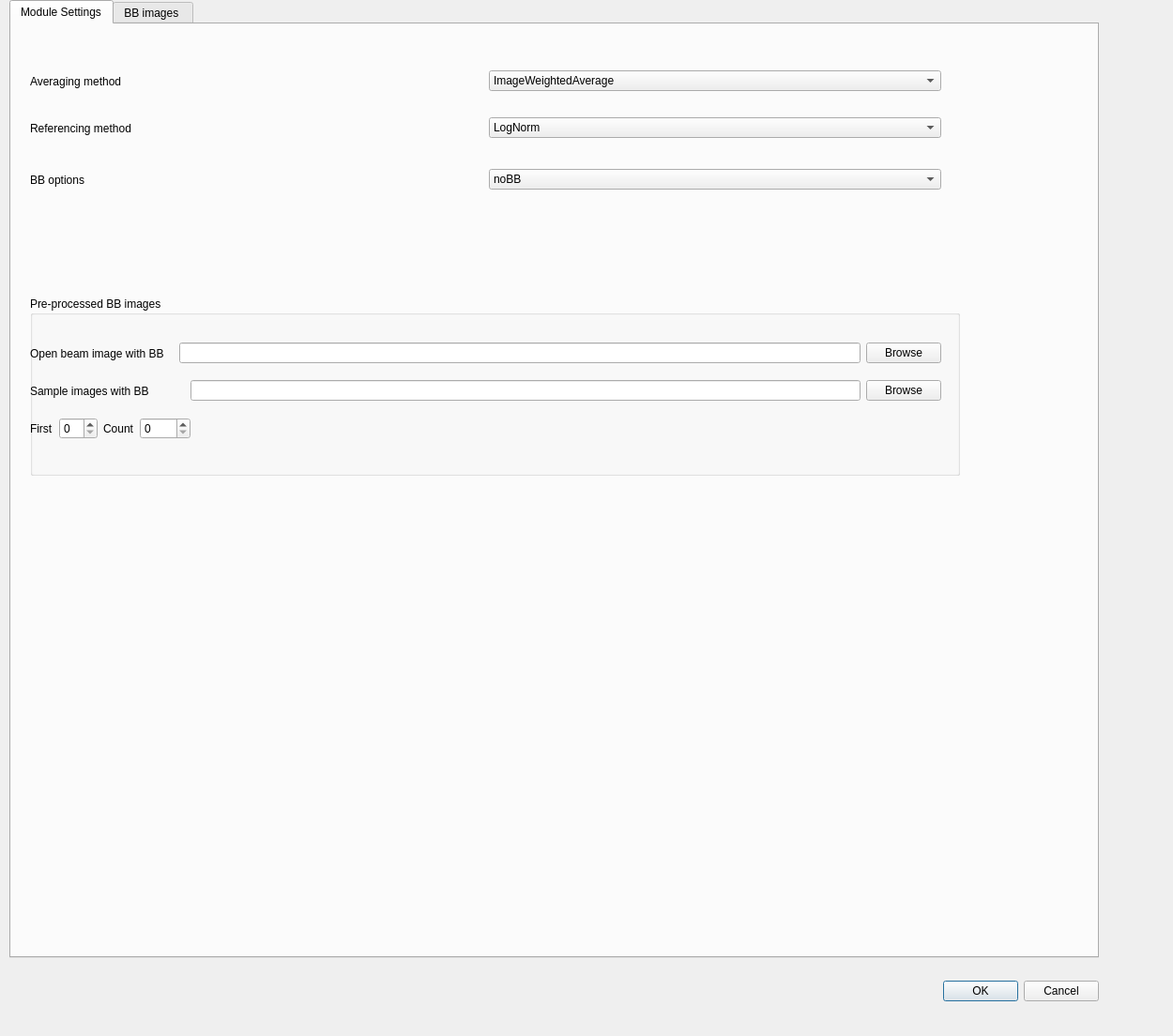
<?xml version="1.0" encoding="UTF-8"?>
<ui version="4.0">
 <class>RobustLogNormDlg</class>
 <widget class="QDialog" name="RobustLogNormDlg">
  <property name="geometry">
   <rect>
    <x>0</x>
    <y>0</y>
    <width>1250</width>
    <height>1104</height>
   </rect>
  </property>
  <property name="sizePolicy">
   <sizepolicy hsizetype="Preferred" vsizetype="Fixed">
    <horstretch>0</horstretch>
    <verstretch>0</verstretch>
   </sizepolicy>
  </property>
  <property name="windowTitle">
   <string>Configure robust log norm</string>
  </property>
  <widget class="QDialogButtonBox" name="buttonBox">
   <property name="geometry">
    <rect>
     <x>830</x>
     <y>1040</y>
     <width>341</width>
     <height>32</height>
    </rect>
   </property>
   <property name="orientation">
    <enum>Qt::Horizontal</enum>
   </property>
   <property name="standardButtons">
    <set>QDialogButtonBox::Cancel|QDialogButtonBox::Ok</set>
   </property>
  </widget>
  <widget class="QTabWidget" name="tabWidget">
   <property name="geometry">
    <rect>
     <x>10</x>
     <y>0</y>
     <width>1161</width>
     <height>1021</height>
    </rect>
   </property>
   <property name="currentIndex">
    <number>0</number>
   </property>
   <widget class="QWidget" name="tab">
    <attribute name="title">
     <string>Module Settings</string>
    </attribute>
    <widget class="QWidget" name="horizontalLayoutWidget_5">
     <property name="geometry">
      <rect>
       <x>20</x>
       <y>40</y>
       <width>971</width>
       <height>41</height>
      </rect>
     </property>
     <layout class="QHBoxLayout" name="horizontalLayout_5">
      <item>
       <widget class="QLabel" name="label_17">
        <property name="text">
         <string>Averaging method</string>
        </property>
       </widget>
      </item>
      <item>
       <widget class="QComboBox" name="combo_averagingMethod">
        <property name="currentText">
         <string>ImageWeightedAverage</string>
        </property>
        <property name="currentIndex">
         <number>0</number>
        </property>
        <item>
         <property name="text">
          <string>ImageWeightedAverage</string>
         </property>
        </item>
        <item>
         <property name="text">
          <string>ImageAverage</string>
         </property>
        </item>
        <item>
         <property name="text">
          <string>ImageMedian</string>
         </property>
        </item>
        <item>
         <property name="text">
          <string>ImageMax</string>
         </property>
        </item>
        <item>
         <property name="text">
          <string>ImageMin</string>
         </property>
        </item>
        <item>
         <property name="text">
          <string>ImageSum</string>
         </property>
        </item>
       </widget>
      </item>
     </layout>
    </widget>
    <widget class="QWidget" name="horizontalLayoutWidget_6">
     <property name="geometry">
      <rect>
       <x>20</x>
       <y>90</y>
       <width>971</width>
       <height>41</height>
      </rect>
     </property>
     <layout class="QHBoxLayout" name="horizontalLayout_6">
      <item>
       <widget class="QLabel" name="label_19">
        <property name="text">
         <string>Referencing method </string>
        </property>
       </widget>
      </item>
      <item>
       <widget class="QComboBox" name="combo_referencingmethod">
        <property name="editable">
         <bool>false</bool>
        </property>
        <property name="currentText">
         <string>LogNorm</string>
        </property>
        <item>
         <property name="text">
          <string>LogNorm</string>
         </property>
        </item>
        <item>
         <property name="text">
          <string>Norm</string>
         </property>
        </item>
       </widget>
      </item>
     </layout>
    </widget>
    <widget class="QWidget" name="horizontalLayoutWidget_7">
     <property name="geometry">
      <rect>
       <x>20</x>
       <y>140</y>
       <width>971</width>
       <height>51</height>
      </rect>
     </property>
     <layout class="QHBoxLayout" name="horizontalLayout_7">
      <item>
       <widget class="QLabel" name="label_20">
        <property name="text">
         <string>BB options</string>
        </property>
       </widget>
      </item>
      <item>
       <widget class="QComboBox" name="combo_BBoptions">
        <property name="editable">
         <bool>false</bool>
        </property>
        <property name="currentText">
         <string>noBB</string>
        </property>
        <item>
         <property name="text">
          <string>noBB</string>
         </property>
        </item>
        <item>
         <property name="text">
          <string>Interpolate</string>
         </property>
        </item>
        <item>
         <property name="text">
          <string>Average</string>
         </property>
        </item>
        <item>
         <property name="text">
          <string>OneToOne</string>
         </property>
        </item>
        <item>
         <property name="text">
          <string>ExternalBB</string>
         </property>
        </item>
       </widget>
      </item>
     </layout>
    </widget>
    <widget class="QGroupBox" name="group_externalBB">
     <property name="geometry">
      <rect>
       <x>20</x>
       <y>290</y>
       <width>991</width>
       <height>191</height>
      </rect>
     </property>
     <property name="title">
      <string>Pre-processed BB images </string>
     </property>
     <widget class="QWidget" name="horizontalLayoutWidget_4">
      <property name="geometry">
       <rect>
        <x>0</x>
        <y>80</y>
        <width>971</width>
        <height>41</height>
       </rect>
      </property>
      <layout class="QHBoxLayout" name="horizontalLayout_12">
       <item>
        <widget class="QLabel" name="label_25">
         <property name="text">
          <string>Sample images with BB</string>
         </property>
        </widget>
       </item>
       <item>
        <spacer name="horizontalSpacer_11">
         <property name="orientation">
          <enum>Qt::Horizontal</enum>
         </property>
         <property name="sizeType">
          <enum>QSizePolicy::Minimum</enum>
         </property>
         <property name="sizeHint" stdset="0">
          <size>
           <width>38</width>
           <height>20</height>
          </size>
         </property>
        </spacer>
       </item>
       <item>
        <widget class="QLineEdit" name="edit_BB_external"/>
       </item>
       <item>
        <widget class="QPushButton" name="button_BBexternal_path">
         <property name="text">
          <string>Browse</string>
         </property>
        </widget>
       </item>
      </layout>
     </widget>
     <widget class="QWidget" name="horizontalLayoutWidget_9">
      <property name="geometry">
       <rect>
        <x>0</x>
        <y>120</y>
        <width>971</width>
        <height>41</height>
       </rect>
      </property>
      <layout class="QHBoxLayout" name="horizontalLayout_13">
       <item>
        <widget class="QLabel" name="label_26">
         <property name="text">
          <string>First</string>
         </property>
        </widget>
       </item>
       <item>
        <widget class="QSpinBox" name="spin_first_extBB"/>
       </item>
       <item>
        <widget class="QLabel" name="label_27">
         <property name="text">
          <string>Count</string>
         </property>
        </widget>
       </item>
       <item>
        <widget class="QSpinBox" name="spin_count_ext_BB">
         <property name="maximum">
          <number>9999</number>
         </property>
        </widget>
       </item>
       <item>
        <spacer name="horizontalSpacer_10">
         <property name="orientation">
          <enum>Qt::Horizontal</enum>
         </property>
         <property name="sizeHint" stdset="0">
          <size>
           <width>40</width>
           <height>20</height>
          </size>
         </property>
        </spacer>
       </item>
      </layout>
     </widget>
     <widget class="QWidget" name="horizontalLayoutWidget_11">
      <property name="geometry">
       <rect>
        <x>0</x>
        <y>40</y>
        <width>971</width>
        <height>41</height>
       </rect>
      </property>
      <layout class="QHBoxLayout" name="horizontalLayout_14">
       <item>
        <widget class="QLabel" name="label_28">
         <property name="text">
          <string>Open beam image with BB</string>
         </property>
        </widget>
       </item>
       <item>
        <spacer name="horizontalSpacer_9">
         <property name="orientation">
          <enum>Qt::Horizontal</enum>
         </property>
         <property name="sizeType">
          <enum>QSizePolicy::Fixed</enum>
         </property>
         <property name="sizeHint" stdset="0">
          <size>
           <width>10</width>
           <height>20</height>
          </size>
         </property>
        </spacer>
       </item>
       <item>
        <widget class="QLineEdit" name="edit_OBBB_ext"/>
       </item>
       <item>
        <widget class="QPushButton" name="button_OB_BB_ext">
         <property name="text">
          <string>Browse</string>
         </property>
        </widget>
       </item>
      </layout>
     </widget>
    </widget>
   </widget>
   <widget class="QWidget" name="tab_2">
    <attribute name="title">
     <string>BB images </string>
    </attribute>
    <widget class="QGroupBox" name="groupBox">
     <property name="geometry">
      <rect>
       <x>40</x>
       <y>20</y>
       <width>1121</width>
       <height>191</height>
      </rect>
     </property>
     <property name="title">
      <string>Open beam images with BB</string>
     </property>
     <widget class="QLabel" name="label_OBBB">
      <property name="geometry">
       <rect>
        <x>20</x>
        <y>30</y>
        <width>80</width>
        <height>21</height>
       </rect>
      </property>
      <property name="text">
       <string>filename</string>
      </property>
     </widget>
     <widget class="QLineEdit" name="edit_OB_BB_mask">
      <property name="geometry">
       <rect>
        <x>110</x>
        <y>30</y>
        <width>821</width>
        <height>31</height>
       </rect>
      </property>
     </widget>
     <widget class="QPushButton" name="button_OBBBpath">
      <property name="geometry">
       <rect>
        <x>960</x>
        <y>30</y>
        <width>115</width>
        <height>31</height>
       </rect>
      </property>
      <property name="acceptDrops">
       <bool>false</bool>
      </property>
      <property name="toolTip">
       <string>Browse in the open beam with black body images </string>
      </property>
      <property name="text">
       <string>Browse</string>
      </property>
     </widget>
     <widget class="QWidget" name="horizontalLayoutWidget">
      <property name="geometry">
       <rect>
        <x>110</x>
        <y>70</y>
        <width>531</width>
        <height>51</height>
       </rect>
      </property>
      <layout class="QHBoxLayout" name="horizontalLayout">
       <item>
        <widget class="QLabel" name="label">
         <property name="minimumSize">
          <size>
           <width>0</width>
           <height>0</height>
          </size>
         </property>
         <property name="maximumSize">
          <size>
           <width>50</width>
           <height>100</height>
          </size>
         </property>
         <property name="text">
          <string>First</string>
         </property>
        </widget>
       </item>
       <item>
        <widget class="QSpinBox" name="spinFirstOBBB">
         <property name="minimumSize">
          <size>
           <width>0</width>
           <height>0</height>
          </size>
         </property>
         <property name="maximum">
          <number>9999</number>
         </property>
        </widget>
       </item>
       <item>
        <spacer name="horizontalSpacer">
         <property name="orientation">
          <enum>Qt::Horizontal</enum>
         </property>
         <property name="sizeType">
          <enum>QSizePolicy::Expanding</enum>
         </property>
         <property name="sizeHint" stdset="0">
          <size>
           <width>10</width>
           <height>20</height>
          </size>
         </property>
        </spacer>
       </item>
       <item>
        <widget class="QLabel" name="label_2">
         <property name="text">
          <string>Count</string>
         </property>
        </widget>
       </item>
       <item>
        <widget class="QSpinBox" name="spinCountsOBBB">
         <property name="maximum">
          <number>9999</number>
         </property>
        </widget>
       </item>
       <item>
        <spacer name="horizontalSpacer_2">
         <property name="orientation">
          <enum>Qt::Horizontal</enum>
         </property>
         <property name="sizeHint" stdset="0">
          <size>
           <width>40</width>
           <height>20</height>
          </size>
         </property>
        </spacer>
       </item>
       <item>
        <widget class="QPushButton" name="buttonPreviewOBBB">
         <property name="text">
          <string>Preview</string>
         </property>
        </widget>
       </item>
      </layout>
     </widget>
     <widget class="QWidget" name="horizontalLayoutWidget_2">
      <property name="geometry">
       <rect>
        <x>110</x>
        <y>130</y>
        <width>433</width>
        <height>41</height>
       </rect>
      </property>
      <layout class="QHBoxLayout" name="horizontalLayout_2">
       <item>
        <widget class="QLabel" name="label_4">
         <property name="text">
          <string>x0</string>
         </property>
        </widget>
       </item>
       <item>
        <widget class="QSpinBox" name="spinx0BBroi">
         <property name="maximum">
          <number>99999</number>
         </property>
        </widget>
       </item>
       <item>
        <widget class="QLabel" name="label_5">
         <property name="text">
          <string>y0</string>
         </property>
        </widget>
       </item>
       <item>
        <widget class="QSpinBox" name="spiny0BBroi">
         <property name="maximum">
          <number>9999</number>
         </property>
        </widget>
       </item>
       <item>
        <widget class="QLabel" name="label_6">
         <property name="text">
          <string>x1</string>
         </property>
        </widget>
       </item>
       <item>
        <widget class="QSpinBox" name="spinx1BBroi">
         <property name="maximum">
          <number>9999</number>
         </property>
        </widget>
       </item>
       <item>
        <widget class="QLabel" name="label_7">
         <property name="text">
          <string>y1</string>
         </property>
        </widget>
       </item>
       <item>
        <widget class="QSpinBox" name="spiny1BBroi">
         <property name="maximum">
          <number>9999</number>
         </property>
        </widget>
       </item>
      </layout>
     </widget>
     <widget class="QLabel" name="label_3">
      <property name="geometry">
       <rect>
        <x>20</x>
        <y>150</y>
        <width>80</width>
        <height>21</height>
       </rect>
      </property>
      <property name="text">
       <string>BB roi</string>
      </property>
     </widget>
     <widget class="QPushButton" name="button_BBroi">
      <property name="geometry">
       <rect>
        <x>570</x>
        <y>140</y>
        <width>115</width>
        <height>31</height>
       </rect>
      </property>
      <property name="text">
       <string>GetBBroi</string>
      </property>
     </widget>
    </widget>
    <widget class="QGroupBox" name="groupBox_3">
     <property name="geometry">
      <rect>
       <x>50</x>
       <y>820</y>
       <width>1151</width>
       <height>151</height>
      </rect>
     </property>
     <property name="title">
      <string>Parameters</string>
     </property>
     <widget class="QWidget" name="verticalLayoutWidget">
      <property name="geometry">
       <rect>
        <x>0</x>
        <y>40</y>
        <width>1081</width>
        <height>81</height>
       </rect>
      </property>
      <layout class="QVBoxLayout" name="verticalLayout">
       <item>
        <layout class="QHBoxLayout" name="horizontalLayout_9">
         <item>
          <widget class="QLabel" name="label_16">
           <property name="text">
            <string>radius</string>
           </property>
          </widget>
         </item>
         <item>
          <widget class="QSpinBox" name="spinRadius"/>
         </item>
         <item>
          <widget class="QLabel" name="label_18">
           <property name="text">
            <string>min area</string>
           </property>
          </widget>
         </item>
         <item>
          <widget class="QSpinBox" name="spin_minarea">
           <property name="maximum">
            <number>999</number>
           </property>
          </widget>
         </item>
         <item>
          <spacer name="horizontalSpacer_8">
           <property name="orientation">
            <enum>Qt::Horizontal</enum>
           </property>
           <property name="sizeHint" stdset="0">
            <size>
             <width>40</width>
             <height>20</height>
            </size>
           </property>
          </spacer>
         </item>
         <item>
          <widget class="QPushButton" name="errorButton">
           <property name="text">
            <string>Compute error</string>
           </property>
          </widget>
         </item>
         <item>
          <widget class="QTextBrowser" name="errorBrowser">
           <property name="sizePolicy">
            <sizepolicy hsizetype="Minimum" vsizetype="Minimum">
             <horstretch>0</horstretch>
             <verstretch>0</verstretch>
            </sizepolicy>
           </property>
           <property name="minimumSize">
            <size>
             <width>139</width>
             <height>31</height>
            </size>
           </property>
          </widget>
         </item>
        </layout>
       </item>
       <item>
        <layout class="QHBoxLayout" name="horizontalLayout_11">
         <item>
          <widget class="QLabel" name="label_29">
           <property name="text">
            <string>Interpolation method: </string>
           </property>
          </widget>
         </item>
         <item>
          <widget class="QComboBox" name="combo_InterpolationMethod">
           <item>
            <property name="text">
             <string>Polynomial</string>
            </property>
           </item>
           <item>
            <property name="text">
             <string>ThinPlateSplines</string>
            </property>
           </item>
          </widget>
         </item>
         <item>
          <spacer name="horizontalSpacer_5">
           <property name="orientation">
            <enum>Qt::Horizontal</enum>
           </property>
           <property name="sizeHint" stdset="0">
            <size>
             <width>40</width>
             <height>20</height>
            </size>
           </property>
          </spacer>
         </item>
         <item>
          <widget class="QLabel" name="label_23">
           <property name="text">
            <string>Interpolation X:</string>
           </property>
          </widget>
         </item>
         <item>
          <widget class="QComboBox" name="combo_IntMeth_X">
           <item>
            <property name="text">
             <string>SecondOrder</string>
            </property>
           </item>
           <item>
            <property name="text">
             <string>FirstOrder</string>
            </property>
           </item>
           <item>
            <property name="text">
             <string>ZeroOrder</string>
            </property>
           </item>
          </widget>
         </item>
         <item>
          <widget class="QLabel" name="label_24">
           <property name="text">
            <string>Interpolation Y:</string>
           </property>
          </widget>
         </item>
         <item>
          <widget class="QComboBox" name="combo_IntMeth_Y">
           <item>
            <property name="text">
             <string>SecondOrder</string>
            </property>
           </item>
           <item>
            <property name="text">
             <string>FirstOrder</string>
            </property>
           </item>
           <item>
            <property name="text">
             <string>ZeroOrder</string>
            </property>
           </item>
          </widget>
         </item>
        </layout>
       </item>
      </layout>
     </widget>
    </widget>
    <widget class="QGroupBox" name="groupBox_2">
     <property name="geometry">
      <rect>
       <x>40</x>
       <y>220</y>
       <width>1591</width>
       <height>221</height>
      </rect>
     </property>
     <property name="title">
      <string>Sample images with BB</string>
     </property>
     <widget class="QLabel" name="label_8">
      <property name="geometry">
       <rect>
        <x>10</x>
        <y>30</y>
        <width>80</width>
        <height>21</height>
       </rect>
      </property>
      <property name="text">
       <string>filename</string>
      </property>
     </widget>
     <widget class="QLineEdit" name="edit_sample_BB_mask">
      <property name="geometry">
       <rect>
        <x>90</x>
        <y>30</y>
        <width>821</width>
        <height>31</height>
       </rect>
      </property>
     </widget>
     <widget class="QPushButton" name="button_sampleBBpath">
      <property name="geometry">
       <rect>
        <x>930</x>
        <y>30</y>
        <width>115</width>
        <height>31</height>
       </rect>
      </property>
      <property name="acceptDrops">
       <bool>false</bool>
      </property>
      <property name="toolTip">
       <string>Browse in the open beam with black body images </string>
      </property>
      <property name="text">
       <string>Browse</string>
      </property>
     </widget>
     <widget class="QWidget" name="horizontalLayoutWidget_3">
      <property name="geometry">
       <rect>
        <x>90</x>
        <y>60</y>
        <width>531</width>
        <height>51</height>
       </rect>
      </property>
      <layout class="QHBoxLayout" name="horizontalLayout_3">
       <item>
        <widget class="QLabel" name="label_9">
         <property name="minimumSize">
          <size>
           <width>0</width>
           <height>0</height>
          </size>
         </property>
         <property name="maximumSize">
          <size>
           <width>50</width>
           <height>100</height>
          </size>
         </property>
         <property name="text">
          <string>First</string>
         </property>
        </widget>
       </item>
       <item>
        <widget class="QSpinBox" name="spinFirstsampleBB">
         <property name="minimumSize">
          <size>
           <width>0</width>
           <height>0</height>
          </size>
         </property>
         <property name="maximum">
          <number>9999</number>
         </property>
        </widget>
       </item>
       <item>
        <spacer name="horizontalSpacer_3">
         <property name="orientation">
          <enum>Qt::Horizontal</enum>
         </property>
         <property name="sizeType">
          <enum>QSizePolicy::Expanding</enum>
         </property>
         <property name="sizeHint" stdset="0">
          <size>
           <width>10</width>
           <height>20</height>
          </size>
         </property>
        </spacer>
       </item>
       <item>
        <widget class="QLabel" name="label_10">
         <property name="text">
          <string>Count</string>
         </property>
        </widget>
       </item>
       <item>
        <widget class="QSpinBox" name="spinCountsampleBB">
         <property name="maximum">
          <number>9999</number>
         </property>
        </widget>
       </item>
       <item>
        <spacer name="horizontalSpacer_4">
         <property name="orientation">
          <enum>Qt::Horizontal</enum>
         </property>
         <property name="sizeHint" stdset="0">
          <size>
           <width>40</width>
           <height>20</height>
          </size>
         </property>
        </spacer>
       </item>
       <item>
        <widget class="QPushButton" name="buttonPreviewsampleBB">
         <property name="text">
          <string>Preview</string>
         </property>
        </widget>
       </item>
      </layout>
     </widget>
     <widget class="QWidget" name="horizontalLayoutWidget_8">
      <property name="geometry">
       <rect>
        <x>0</x>
        <y>160</y>
        <width>1071</width>
        <height>51</height>
       </rect>
      </property>
      <layout class="QHBoxLayout" name="horizontalLayout_8">
       <item>
        <layout class="QHBoxLayout" name="horizontalLayout_4">
         <item>
          <widget class="QLabel" name="label_11">
           <property name="text">
            <string>dose BB roi</string>
           </property>
          </widget>
         </item>
         <item>
          <widget class="QLabel" name="label_12">
           <property name="text">
            <string>x0</string>
           </property>
          </widget>
         </item>
         <item>
          <widget class="QSpinBox" name="spinx0BBdose">
           <property name="maximum">
            <number>99999</number>
           </property>
          </widget>
         </item>
         <item>
          <widget class="QLabel" name="label_13">
           <property name="text">
            <string>y0</string>
           </property>
          </widget>
         </item>
         <item>
          <widget class="QSpinBox" name="spiny0BBdose">
           <property name="maximum">
            <number>9999</number>
           </property>
          </widget>
         </item>
         <item>
          <widget class="QLabel" name="label_14">
           <property name="text">
            <string>x1</string>
           </property>
          </widget>
         </item>
         <item>
          <widget class="QSpinBox" name="spinx1BBdose">
           <property name="maximum">
            <number>9999</number>
           </property>
          </widget>
         </item>
         <item>
          <widget class="QLabel" name="label_15">
           <property name="text">
            <string>y1</string>
           </property>
          </widget>
         </item>
         <item>
          <widget class="QSpinBox" name="spiny1BBdose">
           <property name="maximum">
            <number>9999</number>
           </property>
          </widget>
         </item>
        </layout>
       </item>
       <item>
        <widget class="QPushButton" name="button_BBdose">
         <property name="text">
          <string>GetBBdose</string>
         </property>
        </widget>
       </item>
       <item>
        <spacer name="horizontalSpacer_6">
         <property name="orientation">
          <enum>Qt::Horizontal</enum>
         </property>
         <property name="sizeHint" stdset="0">
          <size>
           <width>40</width>
           <height>20</height>
          </size>
         </property>
        </spacer>
       </item>
      </layout>
     </widget>
     <widget class="QWidget" name="horizontalLayoutWidget_10">
      <property name="geometry">
       <rect>
        <x>0</x>
        <y>120</y>
        <width>1071</width>
        <height>41</height>
       </rect>
      </property>
      <layout class="QHBoxLayout" name="horizontalLayout_10">
       <item>
        <widget class="QLabel" name="label_21">
         <property name="text">
          <string>first Scan Angle</string>
         </property>
        </widget>
       </item>
       <item>
        <widget class="QDoubleSpinBox" name="spinFirstAngle">
         <property name="maximum">
          <double>9999.989999999999782</double>
         </property>
        </widget>
       </item>
       <item>
        <widget class="QLabel" name="label_22">
         <property name="text">
          <string>last Scan Angle</string>
         </property>
        </widget>
       </item>
       <item>
        <widget class="QDoubleSpinBox" name="spinLastAngle">
         <property name="cursor">
          <cursorShape>CrossCursor</cursorShape>
         </property>
         <property name="maximum">
          <double>9999.989999999999782</double>
         </property>
        </widget>
       </item>
       <item>
        <spacer name="horizontalSpacer_7">
         <property name="orientation">
          <enum>Qt::Horizontal</enum>
         </property>
         <property name="sizeHint" stdset="0">
          <size>
           <width>40</width>
           <height>20</height>
          </size>
         </property>
        </spacer>
       </item>
      </layout>
     </widget>
    </widget>
    <widget class="QGroupBox" name="groupBox_4">
     <property name="geometry">
      <rect>
       <x>40</x>
       <y>450</y>
       <width>371</width>
       <height>361</height>
      </rect>
     </property>
     <property name="title">
      <string>Open beam with BBs</string>
     </property>
     <widget class="QtAddons::ImageViewerWidget" name="ob_bb_Viewer" native="true">
      <property name="geometry">
       <rect>
        <x>0</x>
        <y>30</y>
        <width>341</width>
        <height>311</height>
       </rect>
      </property>
      <property name="minimumSize">
       <size>
        <width>256</width>
        <height>256</height>
       </size>
      </property>
     </widget>
    </widget>
    <widget class="QGroupBox" name="groupBox_5">
     <property name="geometry">
      <rect>
       <x>410</x>
       <y>450</y>
       <width>371</width>
       <height>361</height>
      </rect>
     </property>
     <property name="title">
      <string>Sample image with BBs</string>
     </property>
     <widget class="QtAddons::ImageViewerWidget" name="sample_bb_Viewer" native="true">
      <property name="geometry">
       <rect>
        <x>0</x>
        <y>30</y>
        <width>341</width>
        <height>311</height>
       </rect>
      </property>
      <property name="minimumSize">
       <size>
        <width>256</width>
        <height>256</height>
       </size>
      </property>
     </widget>
    </widget>
    <widget class="QGroupBox" name="groupBox_6">
     <property name="geometry">
      <rect>
       <x>780</x>
       <y>450</y>
       <width>371</width>
       <height>361</height>
      </rect>
     </property>
     <property name="title">
      <string>BB mask</string>
     </property>
     <widget class="QtAddons::ImageViewerWidget" name="mask_Viewer" native="true">
      <property name="geometry">
       <rect>
        <x>0</x>
        <y>30</y>
        <width>351</width>
        <height>311</height>
       </rect>
      </property>
      <property name="minimumSize">
       <size>
        <width>256</width>
        <height>256</height>
       </size>
      </property>
     </widget>
    </widget>
   </widget>
  </widget>
 </widget>
 <customwidgets>
  <customwidget>
   <class>QtAddons::ImageViewerWidget</class>
   <extends>QWidget</extends>
   <header location="global">imageviewerwidget.h</header>
   <container>1</container>
  </customwidget>
 </customwidgets>
 <resources/>
 <connections>
  <connection>
   <sender>buttonBox</sender>
   <signal>accepted()</signal>
   <receiver>RobustLogNormDlg</receiver>
   <slot>accept()</slot>
   <hints>
    <hint type="sourcelabel">
     <x>248</x>
     <y>254</y>
    </hint>
    <hint type="destinationlabel">
     <x>157</x>
     <y>274</y>
    </hint>
   </hints>
  </connection>
  <connection>
   <sender>buttonBox</sender>
   <signal>rejected()</signal>
   <receiver>RobustLogNormDlg</receiver>
   <slot>reject()</slot>
   <hints>
    <hint type="sourcelabel">
     <x>316</x>
     <y>260</y>
    </hint>
    <hint type="destinationlabel">
     <x>286</x>
     <y>274</y>
    </hint>
   </hints>
  </connection>
 </connections>
</ui>
